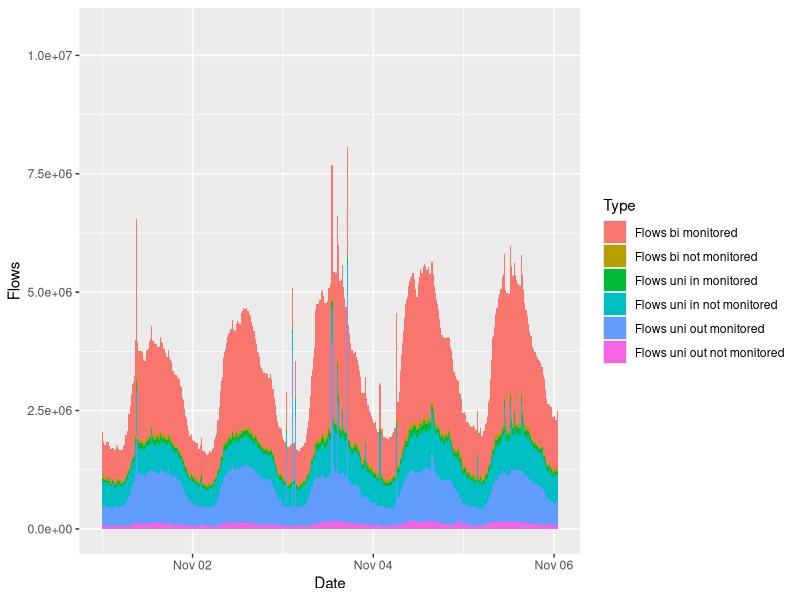
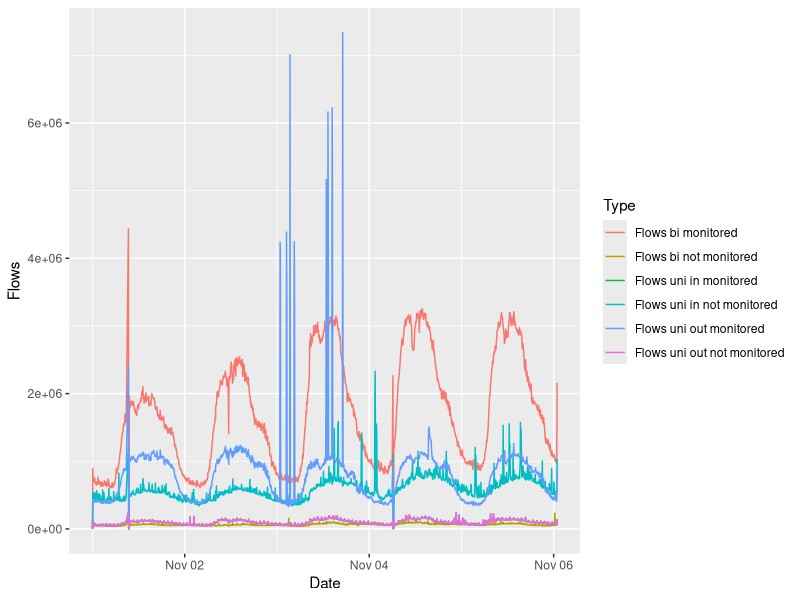
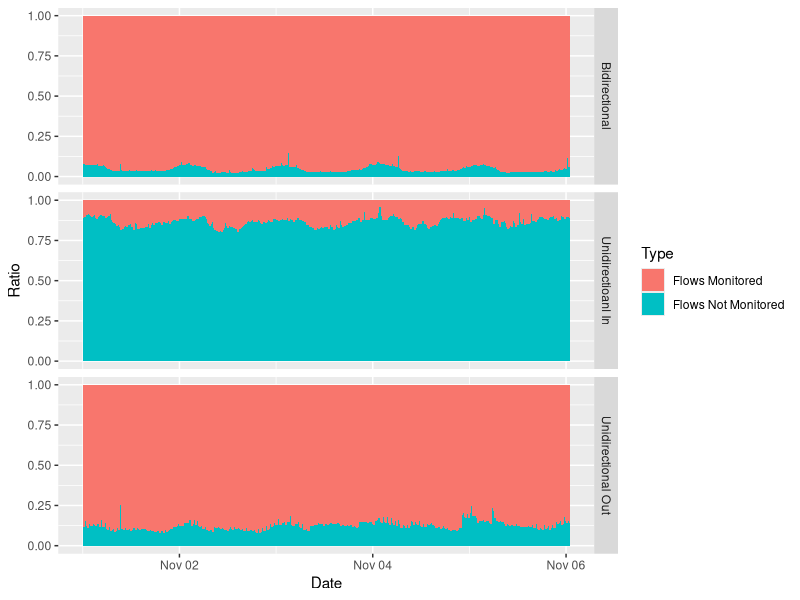
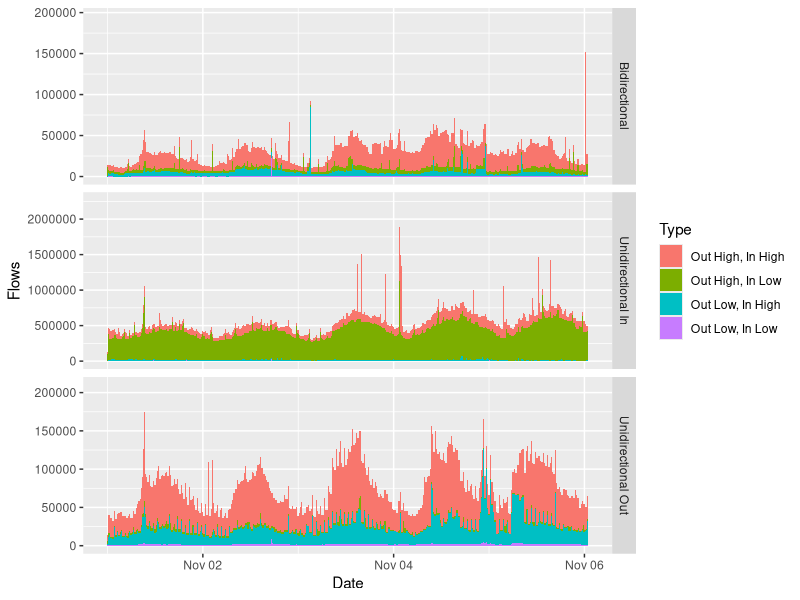
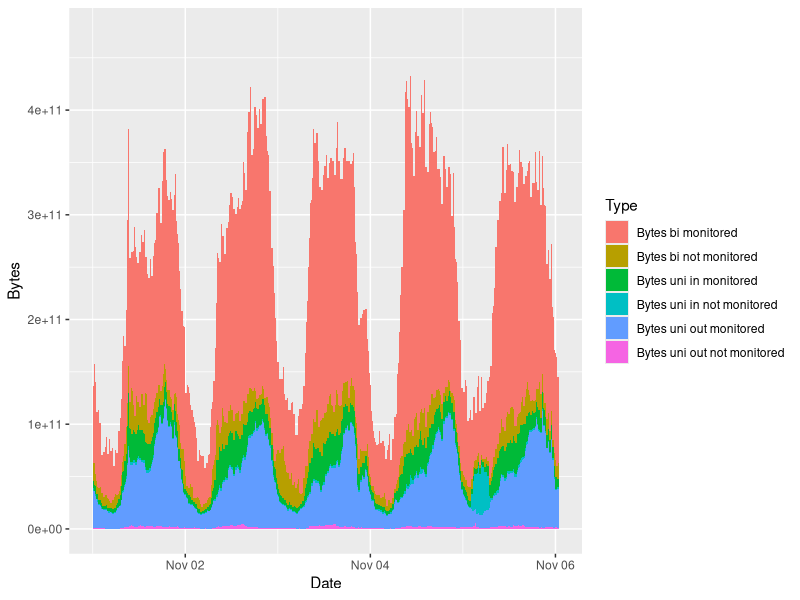
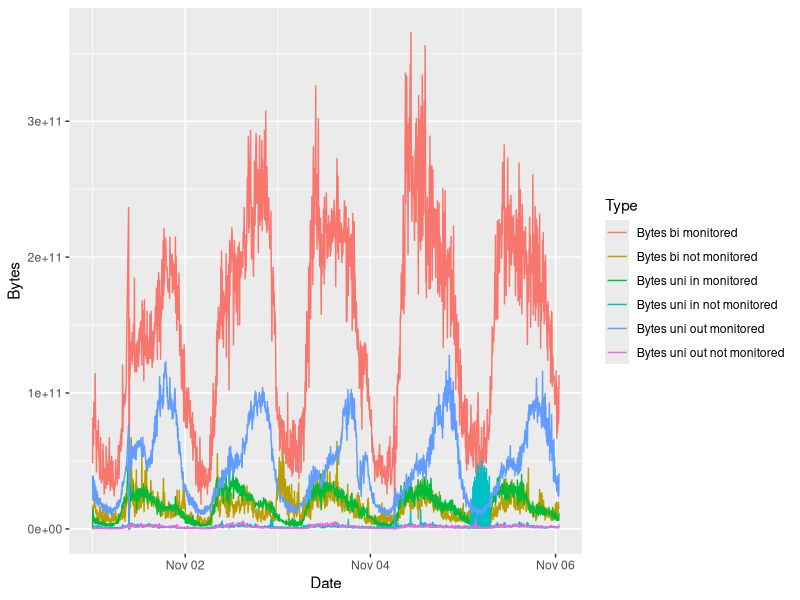
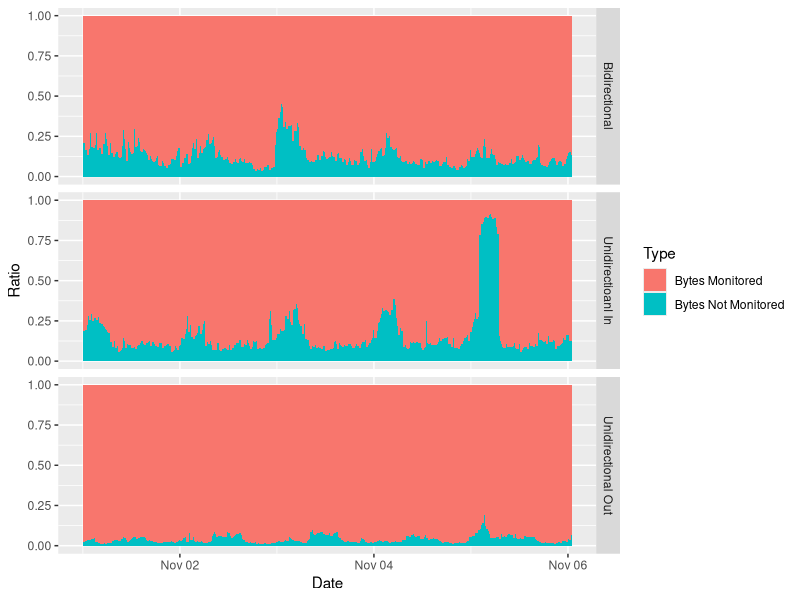
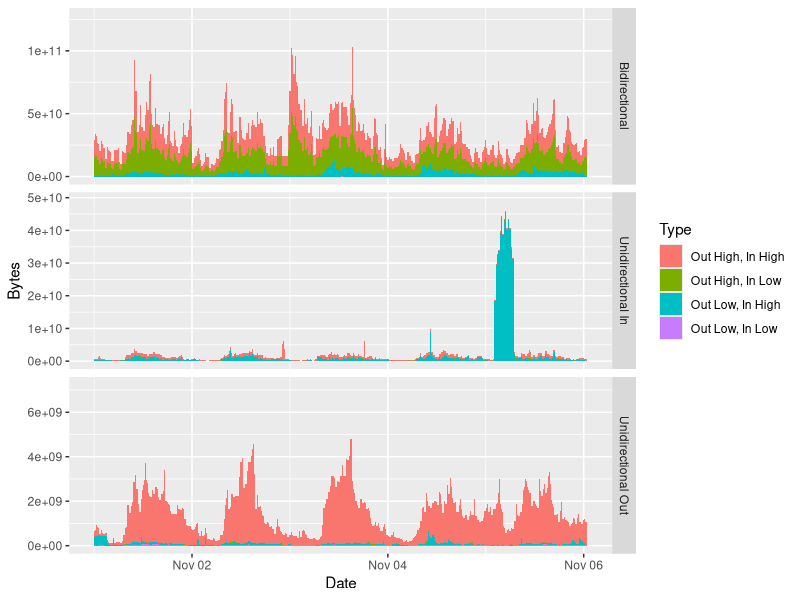

The R source for these figures, in order:
#!/usr/bin/rinterp

library("ggplot2")
data <- read.csv("traffic_stats.csv", sep=',')


flow_stats <- rbind(
    data.frame(Type="Flows bi monitored", time=data$Time, Flows=data$FlowsBiMonitored),
    data.frame(Type="Flows bi not monitored", time=data$Time, Flows=data$FlowsBiNotMonitored),
    data.frame(Type="Flows uni out monitored", time=data$Time, Flows=data$FlowsUniOutMonitored),
    data.frame(Type="Flows uni out not monitored", time=data$Time, Flows=data$FlowsUniOutNotMonitored),
    data.frame(Type="Flows uni in monitored", time=data$Time, Flows=data$FlowsUniInMonitored),
    data.frame(Type="Flows uni in not monitored", time=data$Time, Flows=data$FlowsUniInNotMonitored)
)
# add a human readable date for the plot
flow_stats$Date <- as.POSIXct(flow_stats$time, origin="1970-1-1")

#create the flow by Type plot
p <- ggplot(flow_stats, aes(Date, Flows, fill=Type)) + geom_area()
# For labeling the axis use scale_y_continuous(name="Flows by Type")
ggsave(file="Flows_by_type_area.pdf",width=12, height=8,dpi=300)
p <- ggplot(flow_stats, aes(Date, Flows, color=Type)) + geom_line()
ggsave(file="Flows_by_type_lines.pdf",width=12, height=8,dpi=300)

# create the ratio plots
ratios <- rbind(
    data.frame(direction="Bidirectional", Type="Flows Monitored", time=data$Time, Ratio=(data$FlowsBiMonitored/(data$FlowsBiMonitored+data$FlowsBiNotMonitored))),
    data.frame(direction="Bidirectional", Type="Flows Not Monitored", time=data$Time, Ratio=data$FlowsBiNotMonitored/(data$FlowsBiMonitored+data$FlowsBiNotMonitored)),
    data.frame(direction="Unidirectional Out", Type="Flows Monitored", time=data$Time, Ratio=data$FlowsUniOutMonitored/(data$FlowsUniOutMonitored+data$FlowsUniOutNotMonitored)),
    data.frame(direction="Unidirectional Out", Type="Flows Not Monitored", time=data$Time, Ratio=data$FlowsUniOutNotMonitored/(data$FlowsUniOutMonitored+data$FlowsUniOutNotMonitored)),
    data.frame(direction="Unidirectioanl In", Type="Flows Monitored", time=data$Time, Ratio=data$FlowsUniInMonitored/(data$FlowsUniInMonitored+data$FlowsUniInNotMonitored)),
    data.frame(direction="Unidirectioanl In", Type="Flows Not Monitored", time=data$Time, Ratio=data$FlowsUniInNotMonitored/(data$FlowsUniInMonitored+data$FlowsUniInNotMonitored))
)
ratios$Date <- as.POSIXct(ratios$time, origin="1970-1-1")

p <- ggplot(ratios, aes(Date, Ratio, fill=Type)) + geom_area(position = 'stack') + facet_grid(direction ~ ., scales="free_y")
ggsave(file="Flows_monitor_ratio_by_type.pdf",width=12, height=10, dpi=300)

# Port Heuristical Plots of unmonitored Flows
ports <- rbind(
    data.frame(direction="Bidirectional", Type="Out High, In High", time=data$Time, Flows=data$FlowsBiNMOutHighInHigh),
    data.frame(direction="Bidirectional", Type="Out High, In Low", time=data$Time, Flows=data$FlowsBiNMOutHighInLow),
    data.frame(direction="Bidirectional", Type="Out Low, In Low", time=data$Time, Flows=data$FlowsBiNMOutLowInLow),
    data.frame(direction="Bidirectional", Type="Out Low, In High", time=data$Time, Flows=data$FlowsBiNMOutLowInHigh),
    data.frame(direction="Unidirectional Out", Type="Out High, In High", time=data$Time, Flows=data$FlowsUniOutNMOutHighInHigh),
    data.frame(direction="Unidirectional Out", Type="Out High, In Low", time=data$Time, Flows=data$FlowsUniOutNMOutHighInLow),
    data.frame(direction="Unidirectional Out", Type="Out Low, In Low", time=data$Time, Flows=data$FlowsUniOutNMOutLowInLow),
    data.frame(direction="Unidirectional Out", Type="Out Low, In High", time=data$Time, Flows=data$FlowsUniOutNMOutLowInHigh),
    data.frame(direction="Unidirectional In", Type="Out High, In High", time=data$Time, Flows=data$FlowsUniInNMOutHighInHigh),
    data.frame(direction="Unidirectional In", Type="Out High, In Low", time=data$Time, Flows=data$FlowsUniInNMOutHighInLow),
    data.frame(direction="Unidirectional In", Type="Out Low, In Low", time=data$Time, Flows=data$FlowsUniInNMOutLowInLow),
    data.frame(direction="Unidirectional In", Type="Out Low, In High", time=data$Time, Flows=data$FlowsUniInNMOutLowInHigh)
)
ports$Date <- as.POSIXct(ports$time, origin="1970-1-1")
p <- ggplot(ports, aes(Date, Flows, fill=Type)) + geom_area(position = 'stack') + facet_grid(direction ~ ., scales="free_y")
ggsave(file="Flows_unmonitored_by_port.pdf", width=12, height=10, dpi=300)


# and the same stuff for Bytes

flow_stats <- rbind(
    data.frame(Type="Bytes bi monitored", time=data$Time, Bytes=data$BytesBiMonitored),
    data.frame(Type="Bytes bi not monitored", time=data$Time, Bytes=data$BytesBiNotMonitored),
    data.frame(Type="Bytes uni out monitored", time=data$Time, Bytes=data$BytesUniOutMonitored),
    data.frame(Type="Bytes uni out not monitored", time=data$Time, Bytes=data$BytesUniOutNotMonitored),
    data.frame(Type="Bytes uni in monitored", time=data$Time, Bytes=data$BytesUniInMonitored),
    data.frame(Type="Bytes uni in not monitored", time=data$Time, Bytes=data$BytesUniInNotMonitored)
)
# add a human readable date for the plot
flow_stats$Date <- as.POSIXct(flow_stats$time, origin="1970-1-1")

#create the flow by Type plot
p <- ggplot(flow_stats, aes(Date, Bytes, fill=Type)) + geom_area()
ggsave(file="Bytes_by_type_area.pdf",width=12, height=8,dpi=300)
p <- ggplot(flow_stats, aes(Date, Bytes, color=Type)) + geom_line()
ggsave(file="Bytes_by_type_lines.pdf",width=12, height=8,dpi=300)

# create the ratio plots
ratios <- rbind(
    data.frame(direction="Bidirectional", Type="Bytes Monitored", time=data$Time, Ratio=(data$BytesBiMonitored/(data$BytesBiMonitored+data$BytesBiNotMonitored))),
    data.frame(direction="Bidirectional", Type="Bytes Not Monitored", time=data$Time, Ratio=data$BytesBiNotMonitored/(data$BytesBiMonitored+data$BytesBiNotMonitored)),
    data.frame(direction="Unidirectional Out", Type="Bytes Monitored", time=data$Time, Ratio=data$BytesUniOutMonitored/(data$BytesUniOutMonitored+data$BytesUniOutNotMonitored)),
    data.frame(direction="Unidirectional Out", Type="Bytes Not Monitored", time=data$Time, Ratio=data$BytesUniOutNotMonitored/(data$BytesUniOutMonitored+data$BytesUniOutNotMonitored)),
    data.frame(direction="Unidirectioanl In", Type="Bytes Monitored", time=data$Time, Ratio=data$BytesUniInMonitored/(data$BytesUniInMonitored+data$BytesUniInNotMonitored)),
    data.frame(direction="Unidirectioanl In", Type="Bytes Not Monitored", time=data$Time, Ratio=data$BytesUniInNotMonitored/(data$BytesUniInMonitored+data$BytesUniInNotMonitored))
)
ratios$Date <- as.POSIXct(ratios$time, origin="1970-1-1")

p <- ggplot(ratios, aes(Date, Ratio, fill=Type)) + geom_area(position = 'stack') + facet_grid(direction ~ ., scales="free_y")
ggsave(file="Bytes_monitor_ratio_by_type.pdf",width=12, height=10, dpi=300)

# Port Heuristical Plots of unmonitored Bytes
ports <- rbind(
    data.frame(direction="Bidirectional", Type="Out High, In High", time=data$Time, Bytes=data$BytesBiNMOutHighInHigh),
    data.frame(direction="Bidirectional", Type="Out High, In Low", time=data$Time, Bytes=data$BytesBiNMOutHighInLow),
    data.frame(direction="Bidirectional", Type="Out Low, In Low", time=data$Time, Bytes=data$BytesBiNMOutLowInLow),
    data.frame(direction="Bidirectional", Type="Out Low, In High", time=data$Time, Bytes=data$BytesBiNMOutLowInHigh),
    data.frame(direction="Unidirectional Out", Type="Out High, In High", time=data$Time, Bytes=data$BytesUniOutNMOutHighInHigh),
    data.frame(direction="Unidirectional Out", Type="Out High, In Low", time=data$Time, Bytes=data$BytesUniOutNMOutHighInLow),
    data.frame(direction="Unidirectional Out", Type="Out Low, In Low", time=data$Time, Bytes=data$BytesUniOutNMOutLowInLow),
    data.frame(direction="Unidirectional Out", Type="Out Low, In High", time=data$Time, Bytes=data$BytesUniOutNMOutLowInHigh),
    data.frame(direction="Unidirectional In", Type="Out High, In High", time=data$Time, Bytes=data$BytesUniInNMOutHighInHigh),
    data.frame(direction="Unidirectional In", Type="Out High, In Low", time=data$Time, Bytes=data$BytesUniInNMOutHighInLow),
    data.frame(direction="Unidirectional In", Type="Out Low, In Low", time=data$Time, Bytes=data$BytesUniInNMOutLowInLow),
    data.frame(direction="Unidirectional In", Type="Out Low, In High", time=data$Time, Bytes=data$BytesUniInNMOutLowInHigh)
)
ports$Date <- as.POSIXct(ports$time, origin="1970-1-1")
p <- ggplot(ports, aes(Date, Bytes, fill=Type)) + geom_area(position = 'stack') + facet_grid(direction ~ ., scales="free_y")
ggsave(file="Bytes_unmonitored_by_port.pdf", width=12, height=10, dpi=300)
